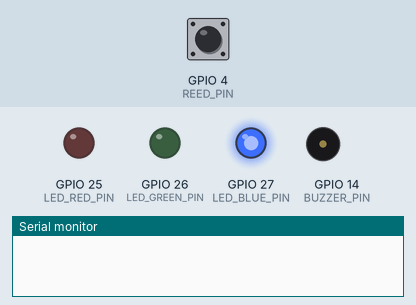
Recording of a sketch running on a simulated ESP32. On the bench: output pins drawn as LEDs (lit = HIGH), buzzer (waves = sounding, pin HIGH), the last lines printed to the serial monitor. The test bench sets the inputs (shaded band); at power-on: GPIO 4 (REED_PIN) HIGH. WiFi joins after 1.5 s; servers stay silent unless stated; uploads are accepted with an empty reply; the local clock reads 2024-03-15 10:24:30 at power-on unless the sketch sets it; random numbers use the default seed unless the sketch sets one; not simulated (calls return 0 or success): secrets.example.h.

Above: at 0.1 s.
At 2.7 s:
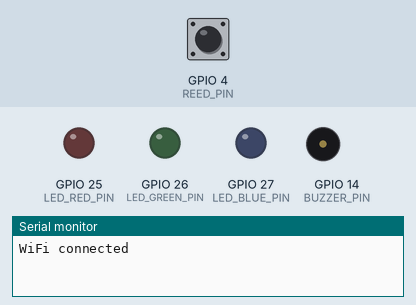
2.8 s: GPIO 4 (REED_PIN) pulsed LOW 5 times (0.12 s each, 0.3 s apart)
At 3.03 s:
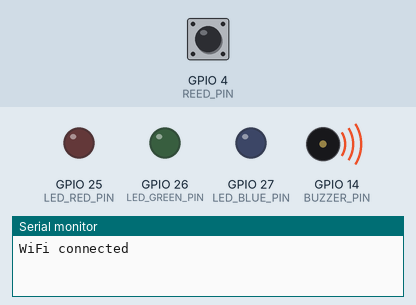
Timing chart, 0 to 5.8 s (numbered marks = the images above; inputs shaded):
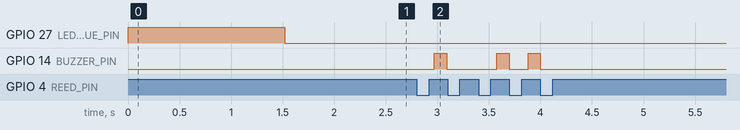

Measured:
- after the input at 2.8 s, GPIO 14 (BUZZER_PIN): goes HIGH 0.12 s, LOW 0.49 s, HIGH 0.12 s, LOW 0.18 s, HIGH 0.12 s, then LOW, starting after 0.17 s

The sketch:

door_temp.ino
```cpp
#include <Arduino.h>
#include <ArduinoJson.h>
#include <DallasTemperature.h>
#include <HTTPClient.h>
#include <OneWire.h>
#include <WiFi.h>
#include <WiFiClientSecure.h>
#include <esp_random.h>
#include <time.h>

#if __has_include("secrets.h")
#include "secrets.h"
#else
#include "secrets.example.h"
#endif

constexpr uint8_t REED_PIN = 4;
constexpr uint8_t ONE_WIRE_PIN = 5;
constexpr uint8_t BUZZER_PIN = 14;
constexpr uint8_t LED_RED_PIN = 25;
constexpr uint8_t LED_GREEN_PIN = 26;
constexpr uint8_t LED_BLUE_PIN = 27;

constexpr uint32_t DEBOUNCE_MS = 50;
constexpr uint32_t TEMPERATURE_EVERY_MS = 30000;
constexpr uint32_t FLUSH_EVERY_MS = 2000;
constexpr uint32_t COMMANDS_EVERY_MS = 3000;
constexpr uint32_t MAX_BACKOFF_MS = 60000;
constexpr size_t QUEUE_CAPACITY = 64;
constexpr size_t BATCH_SIZE = 20;

OneWire oneWire(ONE_WIRE_PIN);
DallasTemperature probe(&oneWire);

String queue[QUEUE_CAPACITY];
size_t queueHead = 0;
size_t queueCount = 0;

bool doorOpen = false;
bool lastRawOpen = false;
uint32_t lastRawChangeMs = 0;
uint32_t lastTemperatureMs = 0;
uint32_t lastFlushMs = 0;
uint32_t lastCommandsMs = 0;
uint32_t backoffMs = FLUSH_EVERY_MS;

bool readDoorOpen() {
  return digitalRead(REED_PIN) == HIGH;
}

bool clockReady() {
  return time(nullptr) > 1704067200;
}

String isoNow() {
  time_t now = time(nullptr);
  struct tm utc;
  gmtime_r(&now, &utc);
  char buffer[25];
  strftime(buffer, sizeof(buffer), "%Y-%m-%dT%H:%M:%SZ", &utc);
  return String(buffer);
}

String uuidV4() {
  uint8_t bytes[16];
  for (int index = 0; index < 16; index += 4) {
    uint32_t random = esp_random();
    memcpy(bytes + index, &random, 4);
  }
  bytes[6] = (bytes[6] & 0x0F) | 0x40;
  bytes[8] = (bytes[8] & 0x3F) | 0x80;
  char text[37];
  snprintf(
      text,
      sizeof(text),
      "%02x%02x%02x%02x-%02x%02x-%02x%02x-%02x%02x-%02x%02x%02x%02x%02x%02x",
      bytes[0], bytes[1], bytes[2], bytes[3], bytes[4], bytes[5], bytes[6], bytes[7],
      bytes[8], bytes[9], bytes[10], bytes[11], bytes[12], bytes[13], bytes[14], bytes[15]);
  return String(text);
}

void enqueue(const String& envelope) {
  if (queueCount == QUEUE_CAPACITY) {
    queueHead = (queueHead + 1) % QUEUE_CAPACITY;
    queueCount--;
  }
  queue[(queueHead + queueCount) % QUEUE_CAPACITY] = envelope;
  queueCount++;
}

void enqueueDoor(bool open) {
  JsonDocument event;
  event["eventId"] = uuidV4();
  event["device"] = WiFi.macAddress();
  event["type"] = "DOOR";
  event["door"] = open ? "OPEN" : "CLOSED";
  event["at"] = isoNow();
  String json;
  serializeJson(event, json);
  enqueue(json);
}

void enqueueTemperature(float celsius) {
  JsonDocument event;
  event["eventId"] = uuidV4();
  event["device"] = WiFi.macAddress();
  event["type"] = "TEMPERATURE";
  event["tempC"] = serialized(String(celsius, 2));
  event["at"] = isoNow();
  String json;
  serializeJson(event, json);
  enqueue(json);
}

bool beginRequest(HTTPClient& http, WiFiClient& plain, WiFiClientSecure& secure, const String& path) {
  String url = String(API_BASE_URL) + path;
  if (url.startsWith("https://")) {
    if (strlen(ROOT_CA) == 0) {
      Serial.println("HTTPS needs ROOT_CA in secrets.h");
      return false;
    }
    secure.setCACert(ROOT_CA);
    return http.begin(secure, url);
  }
  return http.begin(plain, url);
}

void flushQueue() {
  if (queueCount == 0 || WiFi.status() != WL_CONNECTED) {
    return;
  }
  size_t batch = min(queueCount, BATCH_SIZE);
  String body = "[";
  for (size_t index = 0; index < batch; index++) {
    if (index > 0) {
      body += ",";
    }
    body += queue[(queueHead + index) % QUEUE_CAPACITY];
  }
  body += "]";
  WiFiClient plain;
  WiFiClientSecure secure;
  HTTPClient http;
  if (!beginRequest(http, plain, secure, "/api/v1/device/events")) {
    return;
  }
  http.addHeader("Content-Type", "application/json");
  http.addHeader("X-Device-Key", DEVICE_KEY);
  int status = http.POST(body);
  http.end();
  if (status == 200 || status == 202 || status == 400) {
    queueHead = (queueHead + batch) % QUEUE_CAPACITY;
    queueCount -= batch;
    backoffMs = FLUSH_EVERY_MS;
    if (status == 400) {
      Serial.println("Batch rejected by the server and dropped");
    }
  } else {
    backoffMs = min(backoffMs * 2, MAX_BACKOFF_MS);
    Serial.printf("Event upload failed with %d, retrying in %lu ms\n", status, (unsigned long) backoffMs);
  }
}

void setLed(bool red, bool green, bool blue) {
  digitalWrite(LED_RED_PIN, red ? HIGH : LOW);
  digitalWrite(LED_GREEN_PIN, green ? HIGH : LOW);
  digitalWrite(LED_BLUE_PIN, blue ? HIGH : LOW);
}

void beep(uint8_t times, uint16_t onMs, uint16_t offMs) {
  for (uint8_t index = 0; index < times; index++) {
    digitalWrite(BUZZER_PIN, HIGH);
    delay(onMs);
    digitalWrite(BUZZER_PIN, LOW);
    delay(offMs);
  }
}

void play(const char* pattern) {
  if (strcmp(pattern, "DOOR_OPEN_BEEP") == 0) {
    setLed(true, false, false);
    beep(3, 120, 120);
  } else if (strcmp(pattern, "COLD_CHAIN_ALARM") == 0) {
    setLed(true, false, true);
    beep(2, 600, 300);
  } else if (strcmp(pattern, "WEIGHT_CONFIRMED_BLINK") == 0) {
    setLed(false, true, false);
    delay(400);
  }
  setLed(false, false, false);
}

void pollCommands() {
  if (WiFi.status() != WL_CONNECTED) {
    return;
  }
  WiFiClient plain;
  WiFiClientSecure secure;
  HTTPClient http;
  if (!beginRequest(http, plain, secure, "/api/v1/device/commands")) {
    return;
  }
  http.addHeader("X-Device-Key", DEVICE_KEY);
  int status = http.GET();
  if (status == 200) {
    JsonDocument commands;
    if (deserializeJson(commands, http.getString()) == DeserializationError::Ok) {
      for (JsonVariant command : commands.as<JsonArray>()) {
        play(command.as<const char*>());
      }
    }
  }
  http.end();
}

void connectWifi() {
  WiFi.mode(WIFI_STA);
  WiFi.begin(WIFI_SSID, WIFI_PASSWORD);
  uint32_t started = millis();
  while (WiFi.status() != WL_CONNECTED && millis() - started < 20000) {
    delay(250);
  }
  Serial.println(WiFi.status() == WL_CONNECTED ? "WiFi connected" : "WiFi not yet connected");
}

void setup() {
  Serial.begin(115200);
  pinMode(REED_PIN, INPUT_PULLUP);
  pinMode(BUZZER_PIN, OUTPUT);
  pinMode(LED_RED_PIN, OUTPUT);
  pinMode(LED_GREEN_PIN, OUTPUT);
  pinMode(LED_BLUE_PIN, OUTPUT);
  setLed(false, false, true);
  probe.begin();
  connectWifi();
  configTime(0, 0, "pool.ntp.org", "time.google.com");
  doorOpen = readDoorOpen();
  lastRawOpen = doorOpen;
  setLed(false, false, false);
}

void loop() {
  uint32_t now = millis();
  if (WiFi.status() != WL_CONNECTED) {
    WiFi.reconnect();
  }
  bool rawOpen = readDoorOpen();
  if (rawOpen != lastRawOpen) {
    lastRawOpen = rawOpen;
    lastRawChangeMs = now;
  }
  if (rawOpen != doorOpen && now - lastRawChangeMs >= DEBOUNCE_MS && clockReady()) {
    doorOpen = rawOpen;
    enqueueDoor(doorOpen);
    if (doorOpen) {
      beep(1, 120, 0);
    }
  }
  if (now - lastTemperatureMs >= TEMPERATURE_EVERY_MS && clockReady()) {
    lastTemperatureMs = now;
    probe.requestTemperatures();
    float celsius = probe.getTempCByIndex(0);
    if (celsius != DEVICE_DISCONNECTED_C) {
      enqueueTemperature(celsius);
    }
  }
  if (now - lastFlushMs >= backoffMs) {
    lastFlushMs = now;
    flushQueue();
  }
  if (now - lastCommandsMs >= COMMANDS_EVERY_MS) {
    lastCommandsMs = now;
    pollCommands();
  }
  delay(10);
}
```

secrets.example.h
```cpp
#pragma once

#define WIFI_SSID "your-wifi"
#define WIFI_PASSWORD "your-password"
#define API_BASE_URL "http://192.168.1.50:8080"
#define DEVICE_KEY "hpc_dev_replace_with_the_key_shown_once"
#define ROOT_CA ""
```
